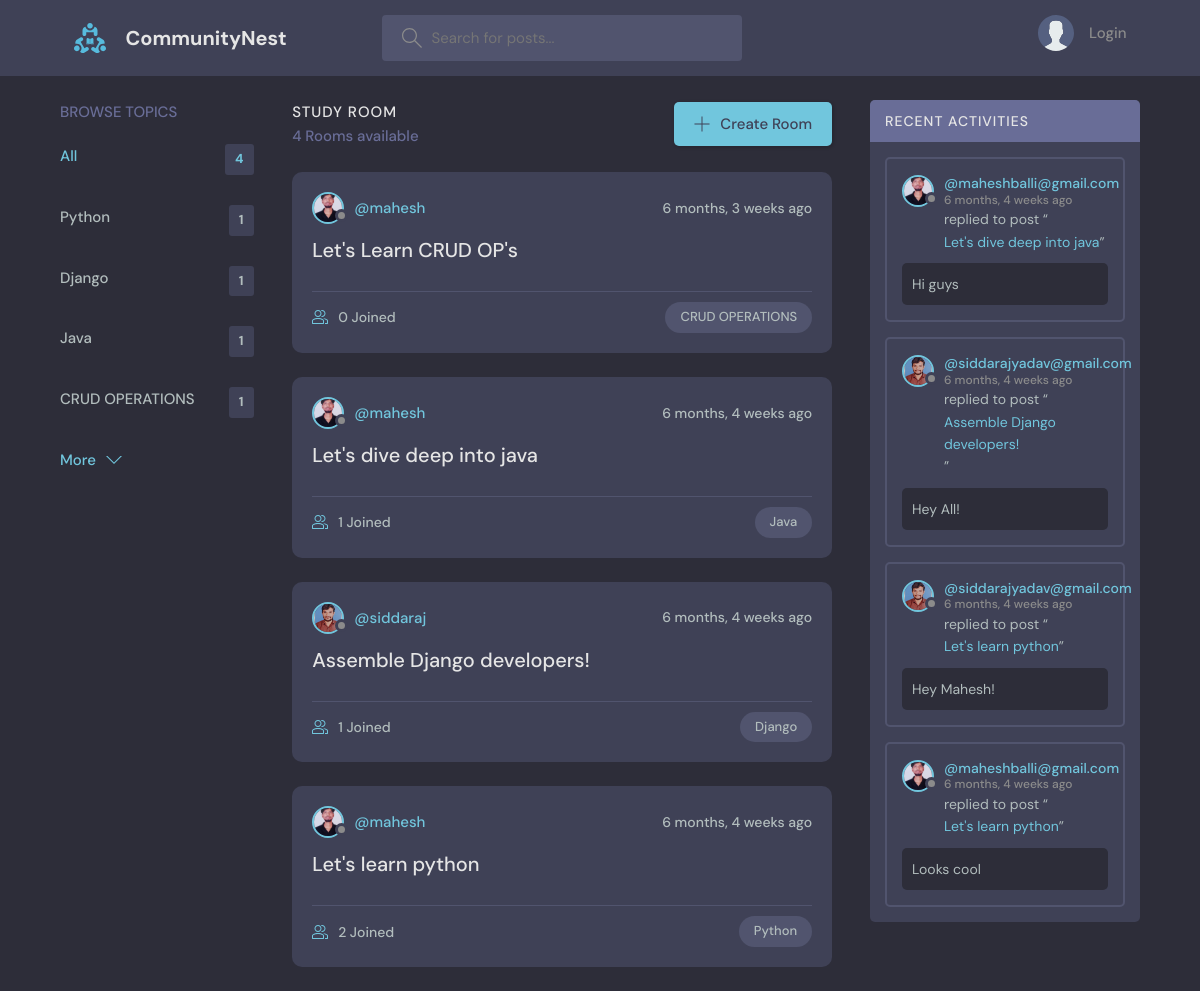
Before: / with the older database file.
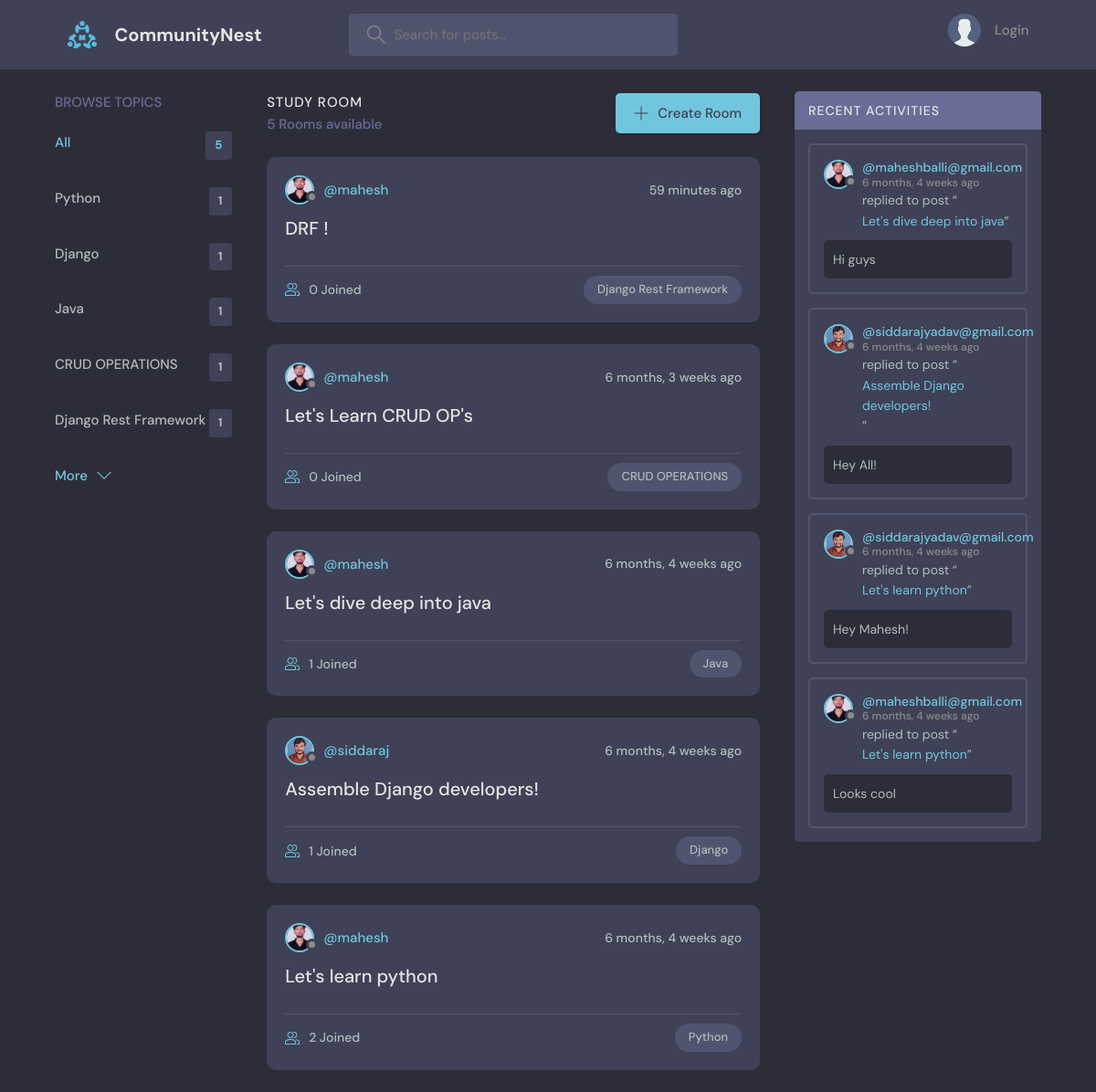
After: the same page with the newer database file.
### base/models.py (models this page shows, shortened)
class Topic(models.Model):
    name = models.CharField(max_length=200)

class Room(models.Model):
    host = models.ForeignKey(User, on_delete=models.SET_NULL, null=True)
    topic = models.ForeignKey(Topic, on_delete=models.SET_NULL, null=True)
    name = models.CharField(max_length=200)
    description = models.TextField(null=True, blank=True)
    participants = models.ManyToManyField(User, related_name = 'participants', blank=True)
    updated = models.DateTimeField(auto_now=True)
    created = models.DateTimeField(auto_now_add=True)
    class Meta:
        ordering = ['-updated', '-created']
    def __str__(self):
        return self.name

class User(AbstractUser):
    name = models.CharField(max_length=200, null=True)
    email = models.EmailField(unique=True, null=True)
    bio = models.TextField(null=True)
    avatar = models.ImageField(null=True, default="avatar.svg")
    USERNAME_FIELD = 'email'
    REQUIRED_FIELDS = []

class Message(models.Model):
    user = models.ForeignKey(User, on_delete=models.CASCADE)
    room = models.ForeignKey(Room, on_delete=models.CASCADE)
    body = models.TextField()
    updated = models.DateTimeField(auto_now=True)
    created = models.DateTimeField(auto_now_add=True)
    class Meta:
        ordering = ['-updated', '-created']

### base/views.py (the view)
# urls.py: path('', views.home, name="home"),
def home(request):
    q = request.GET.get('q') if request.GET.get('q') != None else ''
    rooms = Room.objects.filter(
        Q(topic__name__icontains=q) |
        Q(name__icontains=q) |
        Q(description__icontains=q)
        )
    topics = Topic.objects.all()[0:5]
    room_count = rooms.count()
    room_messages = Message.objects.filter(Q(room__topic__name__icontains=q))
    context = {'rooms': rooms, 'topics': topics,
                'room_count': room_count, 'room_messages': room_messages}
    return render(request, 'base/home.html', context)

### base/templates/base/home.html (shortened to what this page needs)
{% extends 'main.html' %}
  {% block content %}
    <main class="layout layout--3">
      <div class="container">
        {% include 'base/topics_components.html' %}
        <div class="roomList">
          <div class="roomList__header">
            <div>
              <h2>Study Room</h2>
              <p>{{room_count}} Rooms available</p>
            </div>
            <a class="btn btn--main" href="{% url 'create-room' %}">
              <svg version="1.1" xmlns="http://www.w3.org/2000/svg" width="32" height="32" viewBox="0 0 32 32">
                <title>add</title>
                <path
                  d="M16.943 0.943h-1.885v14.115h-14.115v1.885h14.115v14.115h1.885v-14.115h14.115v-1.885h-14.115v-14.115z"
                ></path>
              </svg>
              Create Room
            </a>
          </div>
         {% include 'base/feed_components.html' %}
        </div>
        {% include 'base/activity_components.html' %}
      </div>
    </main>
{% endblock content %}

### base/templates/base/topics_components.html
<div class="topics">
  <div class="topics__header">
    <h2>Browse Topics</h2>
  </div>
  <ul class="topics__list">
  <li>
    <a href="{% url 'home' %}" class="active">All <span>{{topics.count}}</span></a>
  </li>
  {% for topic in topics %}
  <li>
    <a href="{% url 'home' %}?q={{topic.name}}">{{topic.name}}<span>{{topic.room_set.all.count}}</span></a>
  </li>
  {% endfor %}
  </ul>
  <a class="btn btn--link" href="{% url 'topics' %}">
  More
  <svg version="1.1" xmlns="http://www.w3.org/2000/svg" width="32" height="32" viewBox="0 0 32 32">
    <title>chevron-down</title>
    <path d="M16 21l-13-13h-3l16 16 16-16h-3l-13 13z"></path>
  </svg>
</a>
</div>

### base/templates/base/feed_components.html (shortened to what this page needs)
{% for room in rooms %}
<div class="roomListRoom">
    <div class="roomListRoom__header">
      <a href="{% url 'user-profile' room.host.id %}" class="roomListRoom__author">
        <div class="avatar avatar--small">
          <img src="{{room.host.avatar.url}}" />
        </div>
        <span>@{{room.host.username}}</span>
      </a>
      <div class="roomListRoom__actions">
        <span>{{room.created|timesince}} ago</span>
      </div>
    </div>
    <div class="roomListRoom__content">
      <a href="{% url 'room' room.id %}">{{room.name}}</a>
    </div>
    <div class="roomListRoom__meta">
      <a href="{% url 'room' room.id %}" class="roomListRoom__joined">
       {{room.participants.all.count}} Joined
      </a>
      <p class="roomListRoom__topic">{{room.topic.name}}</p>
    </div>
  </div>
  {% endfor %}

### base/templates/base/activity_components.html (shortened to what this page needs)
<div class="activities">
  <div class="activities__header">
      <h2>Recent Activities</h2>
  </div>
  {% for message in room_messages %}
  <div class="activities__box">
      <div class="activities__boxHeader roomListRoom__header">
          <a href="{% url 'user-profile' message.user.id %}" class="roomListRoom__author">
              <div class="avatar avatar--small">
                  <img src="{{message.user.avatar.url}}" />
              </div>
              <p>
                  @{{message.user}}
                  <span>{{message.created|timesince}} ago</span>
              </p>
          </a>
      </div>
      <div class="activities__boxContent">
          <p>replied to post “<a href="{% url 'room' message.room.id %}">{{message.room}}</a>”</p>
          <div class="activities__boxRoomContent">
              {{message.body}}
          </div>
      </div>
  </div>
  {% endfor %}
</div>

Changed rows visible on the page:
added Topic: name "Django Rest Framework", room_set.all.count "1"
added Room: host.avatar (picture), host.username "mahesh", created "59 minutes", name "DRF !", participants.all.count "0", topic.name "Django Rest Framework"
Other visible differences:
{{ topics.count }}: "4" → "5"
{{ room_count }}: "4" → "5"
